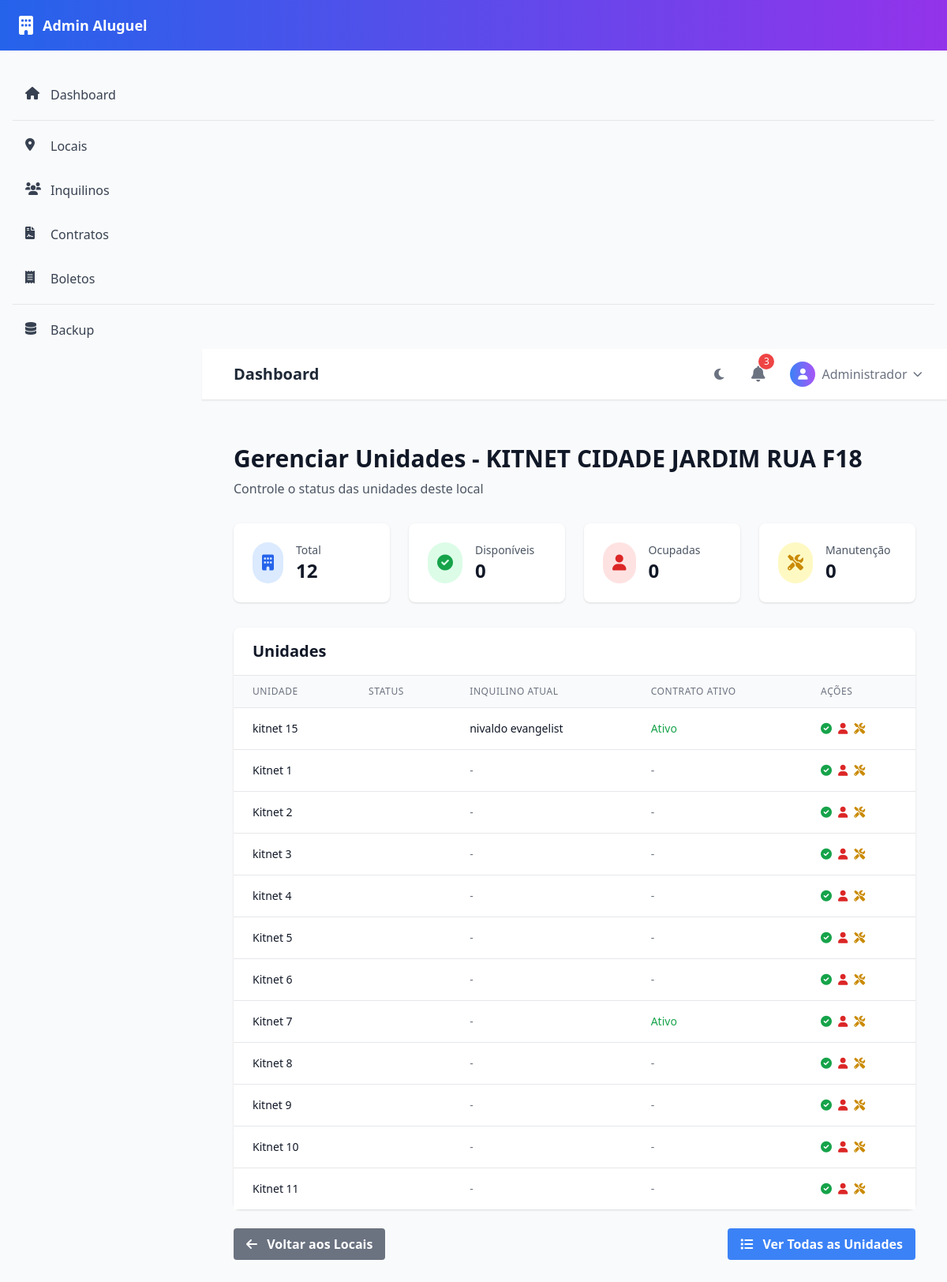
/gerenciar_unidades/1, run on an earlier commit of the app's database.
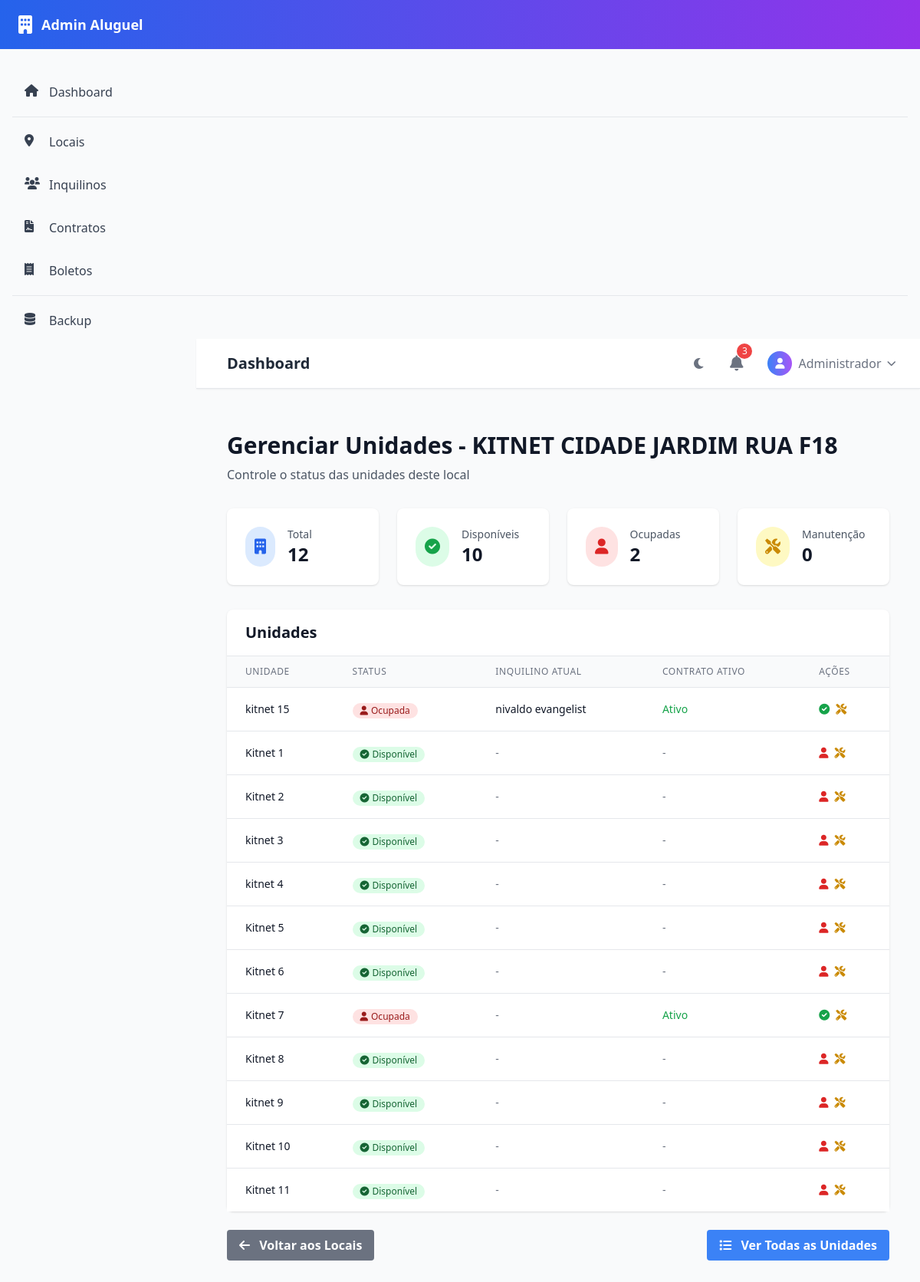
And on a later commit of the database.
### app/models.py (models this page shows)
class Unidade(db.Model):
    id = db.Column(db.Integer, primary_key=True)
    nome = db.Column(db.String(120), nullable=False)
    local_id = db.Column(db.Integer, db.ForeignKey('local.id'), nullable=False)
    status = db.Column(db.String(20), nullable=False, default='disponivel')  # disponivel, ocupada, manutencao
    inquilinos = db.relationship('Inquilino', backref='unidade', lazy=True)
    contratos = db.relationship('Contrato', backref='unidade', lazy=True)

### app/routes.py (the view)
@app.route('/gerenciar_unidades/<int:local_id>')
def gerenciar_unidades(local_id):
    local = Local.query.get_or_404(local_id)
    unidades = Unidade.query.filter_by(local_id=local_id).all()
    total_unidades = len(unidades)
    unidades_disponiveis = len([u for u in unidades if u.status == 'disponivel'])
    unidades_ocupadas = len([u for u in unidades if u.status == 'ocupada'])
    unidades_manutencao = len([u for u in unidades if u.status == 'manutencao'])
    return render_template('gerenciar_unidades.html',
                         local=local,
                         unidades=unidades,
                         stats={
                             'total': total_unidades,
                             'disponiveis': unidades_disponiveis,
                             'ocupadas': unidades_ocupadas,
                             'manutencao': unidades_manutencao
                         })

### app/templates/gerenciar_unidades.html (shortened to what the changed rows need)
{% extends "base_modern.html" %}
{% block content %}
<div class="container mx-auto px-4 py-8">
    <div class="mb-8">
        <h1 class="text-3xl font-bold text-gray-900 dark:text-white mb-2">
            Gerenciar Unidades - {{ local.nome }}
        </h1>
    </div>
    <div class="grid grid-cols-1 md:grid-cols-4 gap-6 mb-8">
        <div class="bg-white dark:bg-gray-800 rounded-lg shadow p-6">
            <div class="flex items-center">
                <div class="ml-4">
                    <p class="text-sm font-medium text-gray-600 dark:text-gray-400">Disponíveis</p>
                    <p class="text-2xl font-bold text-gray-900 dark:text-white">{{ stats.disponiveis }}</p>
                </div>
            </div>
        </div>
        <div class="bg-white dark:bg-gray-800 rounded-lg shadow p-6">
            <div class="flex items-center">
                <div class="ml-4">
                    <p class="text-sm font-medium text-gray-600 dark:text-gray-400">Ocupadas</p>
                    <p class="text-2xl font-bold text-gray-900 dark:text-white">{{ stats.ocupadas }}</p>
                </div>
            </div>
        </div>
    </div>
    <div class="bg-white dark:bg-gray-800 rounded-lg shadow">
        <div class="px-6 py-4 border-b border-gray-200 dark:border-gray-700">
            <h2 class="text-xl font-semibold text-gray-900 dark:text-white">Unidades</h2>
        </div>
        <div class="overflow-x-auto">
            <table class="min-w-full divide-y divide-gray-200 dark:divide-gray-700">
                <thead class="bg-gray-50 dark:bg-gray-700">
                    <tr>
                        <th class="px-6 py-3 text-left text-xs font-medium text-gray-500 dark:text-gray-300 uppercase tracking-wider">
                            Unidade
                        </th>
                        <th class="px-6 py-3 text-left text-xs font-medium text-gray-500 dark:text-gray-300 uppercase tracking-wider">
                            Status
                        </th>
                        <th class="px-6 py-3 text-left text-xs font-medium text-gray-500 dark:text-gray-300 uppercase tracking-wider">
                            Inquilino Atual
                        </th>
                        <th class="px-6 py-3 text-left text-xs font-medium text-gray-500 dark:text-gray-300 uppercase tracking-wider">
                            Contrato Ativo
                        </th>
                        <th class="px-6 py-3 text-left text-xs font-medium text-gray-500 dark:text-gray-300 uppercase tracking-wider">
                            Ações
                        </th>
                    </tr>
                </thead>
                <tbody class="bg-white dark:bg-gray-800 divide-y divide-gray-200 dark:divide-gray-700">
                    {% for unidade in unidades %}
                    <tr class="hover:bg-gray-50 dark:hover:bg-gray-700">
                        <td class="px-6 py-4 whitespace-nowrap">
                            <div class="text-sm font-medium text-gray-900 dark:text-white">
                                {{ unidade.nome }}
                            </div>
                        </td>
                        <td class="px-6 py-4 whitespace-nowrap">
                            {% if unidade.status == 'disponivel' %}
                                <span class="inline-flex items-center px-2.5 py-0.5 rounded-full text-xs font-medium bg-green-100 text-green-800 dark:bg-green-900 dark:text-green-200">
                                    <i class="fas fa-check-circle mr-1"></i>
                                    Disponível
                                </span>
                            {% elif unidade.status == 'ocupada' %}
                                <span class="inline-flex items-center px-2.5 py-0.5 rounded-full text-xs font-medium bg-red-100 text-red-800 dark:bg-red-900 dark:text-red-200">
                                    <i class="fas fa-user mr-1"></i>
                                    Ocupada
                                </span>
                            {% elif unidade.status == 'manutencao' %}
                                <span class="inline-flex items-center px-2.5 py-0.5 rounded-full text-xs font-medium bg-yellow-100 text-yellow-800 dark:bg-yellow-900 dark:text-yellow-200">
                                    <i class="fas fa-tools mr-1"></i>
                                    Manutenção
                                </span>
                            {% endif %}
                        </td>
                        <td class="px-6 py-4 whitespace-nowrap text-sm text-gray-900 dark:text-white">
                            {% if unidade.inquilinos %}
                                {% set inquilino_atual = unidade.inquilinos[0] %}
                                {{ inquilino_atual.nome }}
                            {% else %}
                                <span class="text-gray-500 dark:text-gray-400">-</span>
                            {% endif %}
                        </td>
                        <td class="px-6 py-4 whitespace-nowrap text-sm text-gray-900 dark:text-white">
                            {% if unidade.contratos %}
                                {% set contrato_ativo = unidade.contratos | selectattr('situacao', 'equalto', 'ativo') | first %}
                                {% if contrato_ativo %}
                                    <span class="text-green-600 dark:text-green-400">Ativo</span>
                                {% else %}
                                    <span class="text-gray-500 dark:text-gray-400">-</span>
                                {% endif %}
                            {% else %}
                                <span class="text-gray-500 dark:text-gray-400">-</span>
                            {% endif %}
                        </td>
                        <td class="px-6 py-4 whitespace-nowrap text-sm font-medium">
                            <div class="flex space-x-2">
                                {% if unidade.status != 'disponivel' %}
                                    <a href="{{ url_for('alterar_status_unidade', unidade_id=unidade.id, status='disponivel') }}"
                                       class="text-green-600 hover:text-green-900 dark:text-green-400 dark:hover:text-green-300"
                                       onclick="return confirm('Marcar unidade como disponível?')">
                                        <i class="fas fa-check-circle"></i>
                                    </a>
                                {% endif %}
                                {% if unidade.status != 'ocupada' %}
                                    <a href="{{ url_for('alterar_status_unidade', unidade_id=unidade.id, status='ocupada') }}"
                                       class="text-red-600 hover:text-red-900 dark:text-red-400 dark:hover:text-red-300"
                                       onclick="return confirm('Marcar unidade como ocupada?')">
                                        <i class="fas fa-user"></i>
                                    </a>
                                {% endif %}
                                {% if unidade.status != 'manutencao' %}
                                    <a href="{{ url_for('alterar_status_unidade', unidade_id=unidade.id, status='manutencao') }}"
                                       class="text-yellow-600 hover:text-yellow-900 dark:text-yellow-400 dark:hover:text-yellow-300"
                                       onclick="return confirm('Marcar unidade em manutenção?')">
                                        <i class="fas fa-tools"></i>
                                    </a>
                                {% endif %}
                            </div>
                        </td>
                    </tr>
                    {% endfor %}
                </tbody>
            </table>
        </div>
    </div>
</div>
{% endblock %}

What changed in the data, as far as the page shows it:
changed Unidade "kitnet 15": now shows "Ocupada"
changed Unidade "Kitnet 1": now shows "Disponível"
changed Unidade "Kitnet 2": now shows "Disponível"
changed Unidade "kitnet 3": now shows "Disponível"
changed Unidade "kitnet 4": now shows "Disponível"
changed Unidade "Kitnet 5": now shows "Disponível"
changed Unidade "Kitnet 6": now shows "Disponível"
changed Unidade "Kitnet 7": now shows "Ocupada"
changed Unidade "Kitnet 8": now shows "Disponível"
changed Unidade "kitnet 9": now shows "Disponível"
changed Unidade "Kitnet 10": now shows "Disponível"
changed Unidade "Kitnet 11": now shows "Disponível"
Also different on the page:
{{ stats.disponiveis }}: "0" → "10"
{{ stats.ocupadas }}: "0" → "2"
